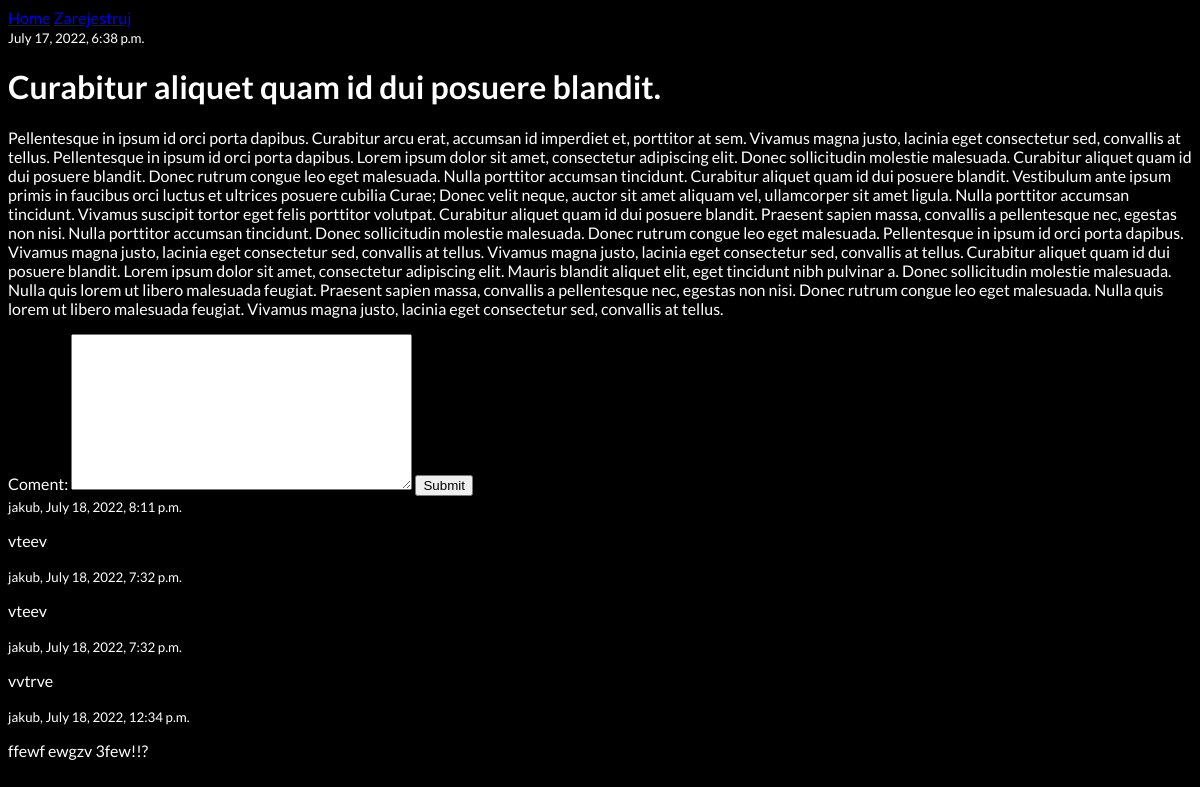
Page /article/1 on the earlier database version.
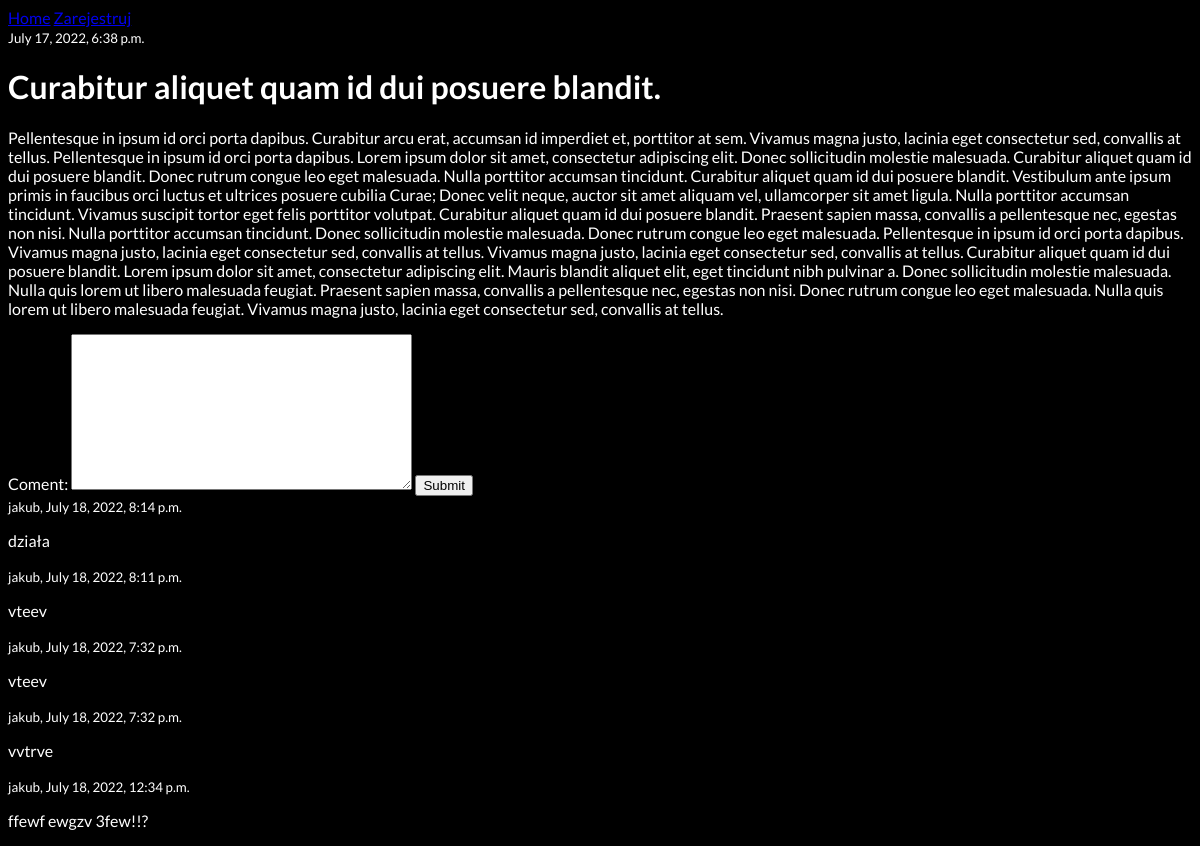
Same page on the later database version.
### blok/models.py (models this page shows)
class Coment(models.Model):
    comented_article = models.ForeignKey(Article, on_delete=models.CASCADE)
    coments_author = models.ForeignKey(User, on_delete=models.SET_DEFAULT, default='profl usunięty')
    coment = models.TextField()
    coment_publication = models.DateTimeField(auto_now=True)
    def __str__(self):
        return self.coment

### blok/views.py (the view, shortened to what this page needs)
# urls.py: path('article/<str:pk>', views.article_page, name='article'),
def article_page(request,pk):
    story = Article.objects.get(id=pk)
    coments = Coment.objects.all().order_by('-coment_publication')
    form = ComentFrom()
    context = {'story':story, 'coments':coments,'form':form}
    return render(request, 'blok/article.html', context)

### blok/forms.py
class ComentFrom(ModelForm):
    class Meta:
        model = Coment
        fields = '__all__'
        exclude = ['comented_article', 'coments_author']

### blok/models.py (called while the page is built)
    def __str__(self):
        return self.title

### blok/templates/blok/article.html (shortened to what this page needs)
{% extends 'main.html' %}
{% block content %}
<div>
    <small>{{story.publication_date}}</small>
    <h1>{{story}}</h1>
    <p>{{story.content}}</p>
</div>
<div>
    <form method="POST" action="">
        {{form}}
        <input type='submit' >
    </form>
</div>
<div>
    {% for coment in coments %}
    <small>{{coment.coments_author}}, {{coment.coment_publication}}</small>
    <p>{{coment}}</p>
    {% endfor %}
</div>
{% endblock content %}

Differences in the rows shown:
added Coment: coments_author "jakub", coment_publication "July 18, 2022, 8:14 p.m.", coment "działa"
